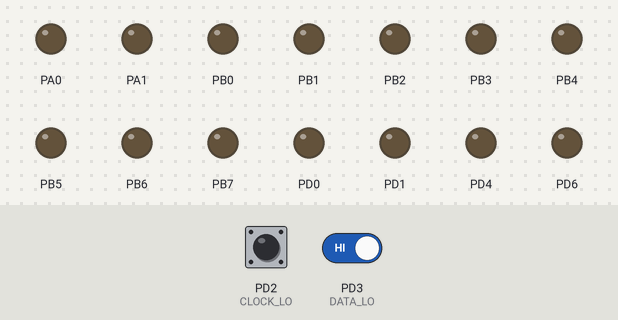
Simulated run of this program. Board: ATtiny2313, built with avr-gcc and emulated at 8 MHz. On the bench: output pins drawn as LEDs (lit = HIGH). The inputs (shaded band) are chosen by the test bench; at power-on: PD2 (CLOCK_LO) HIGH, PD3 (DATA_LO) HIGH. Sleep ends after the set time or at an interrupt.

Above: at 1.2 s.
1.3 s: PD2 (CLOCK_LO) pulled LOW for 0.15 s
At 2.0 s:
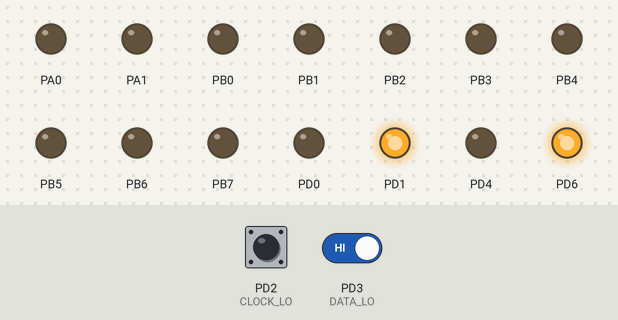
At 3.4 s:
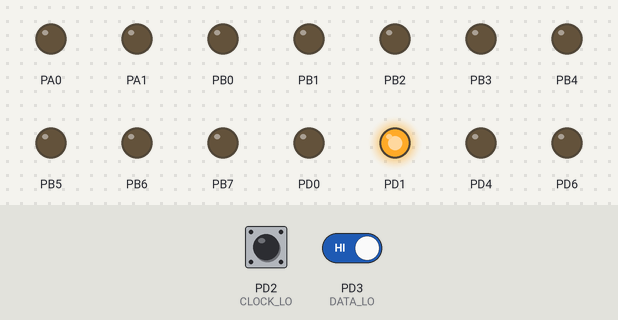
4.4 s: PD2 (CLOCK_LO) driven LOW and PD3 (DATA_LO) driven LOW
At 6.1 s:
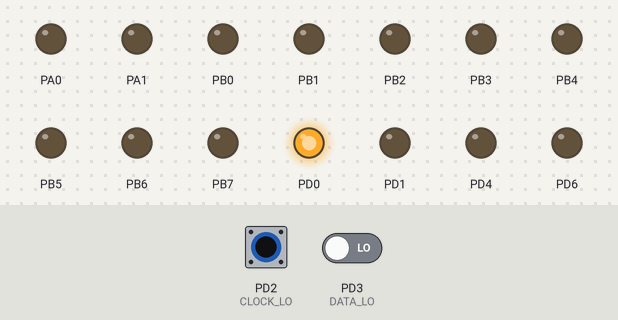
Timing chart, 0 to 13.4 s (numbered marks = the images above; inputs shaded):
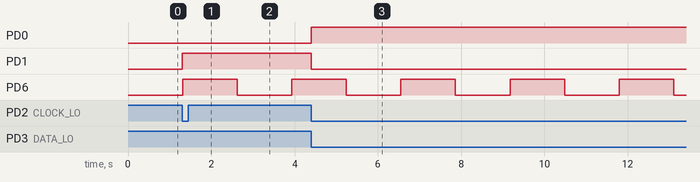

The program:

main.c
```c
#include <avr/interrupt.h>
#include <avr/io.h>
#include <math.h>
#include <stdlib.h>

#define STATUSLED ( _BV( PD6 ) )

/*
 * PD2 and PD3 are inverted (optokoppler to gnd and internal pull-ups)
 */
#define CLOCK_LO ( ( PIND & _BV(PD2) ) != 0 )
#define CLOCK_HI ( ( PIND & _BV(PD2) ) == 0 )
#define DATA_LO ( ( PIND & _BV(PD3) ) != 0 )
#define DATA_HI ( ( PIND & _BV(PD3) ) == 0 )
#define DATA_BIT ( ( ~PIND & _BV(PD3) ) >> PD3 )

#define MYADDRESS (0x0007)

/* in this edition:
 *
 * PB0 .. PB7 -> 12V
 * PD6 -> green LED onboard
 * PD5, PD4 -> 12V
 * PA0, PA1 -> 12V
 * PD0, PD1 -> red/green LED external
 */

volatile uint8_t status_hi = 0;
volatile uint8_t status_lo = 0;
volatile uint16_t address;

int main (void)
{
	/* watchdog reset after ~4 seconds */
	MCUSR &= ~_BV(WDRF);
	WDTCSR = _BV(WDCE) | _BV(WDE);
	WDTCSR = _BV(WDE) | _BV(WDP3);

	ACSR |= _BV(ACD);

	DDRA = _BV(PA0) | _BV(PA1);
	DDRB = 0xff;
	DDRD = _BV(DDD0) | _BV(DDD1) | _BV(DDD4) | _BV(DDD5) | _BV(DDD6);

	PORTD |= _BV(PD2) | _BV(PD3);

	OCR1A = 0x9fff;
	TCCR1A = 0;
	TCCR1B = _BV(WGM12) | _BV(CS12);
	TIMSK = _BV(OCIE1A);

	MCUCR |= _BV(ISC00);
	GIMSK |= _BV(INT0);

	sei();

	while (1) {
		MCUCR |= _BV(SE);
		asm("sleep");
		asm("wdr");
	}

	return 0;
}

ISR(INT0_vect)
{
	if (CLOCK_HI) {
		// rising clock: read data
		status_hi = (status_hi << 1) | (status_lo >> 7);
		status_lo = (status_lo << 1) | (address >> 15);
		address = (address << 1) | DATA_BIT;
		if (DATA_BIT != 0) {
			PORTD |= _BV(PD0);
			PORTD &= ~_BV(PD1);
		}
		else {
			PORTD &= ~_BV(PD0);
			PORTD |= _BV(PD1);
		}
	}
	else if (DATA_HI && (address == MYADDRESS)) {
		// falling clock, data is high: end of transmission

		PORTB = status_lo;
		PORTA =
			( (status_hi & _BV(0)) << 0 ) |
			( (status_hi & _BV(1)) << 0 );
		PORTD =
			_BV(PD2) | _BV(PD3) |
			( (status_hi & _BV(2)) << 3 ) |
			( (status_hi & _BV(3)) << 3 );
	}
}

ISR(TIMER1_COMPA_vect)
{
	PIND |= STATUSLED;
}
```

Measured:
- after the input at 1.3 s, PD1: LOW → HIGH at once
- after the input at 4.4 s, PD0: LOW → HIGH at once; PD1: HIGH → LOW at once
- by itself, PD6: alternates HIGH for 1.3 s and LOW for 1.3 s
